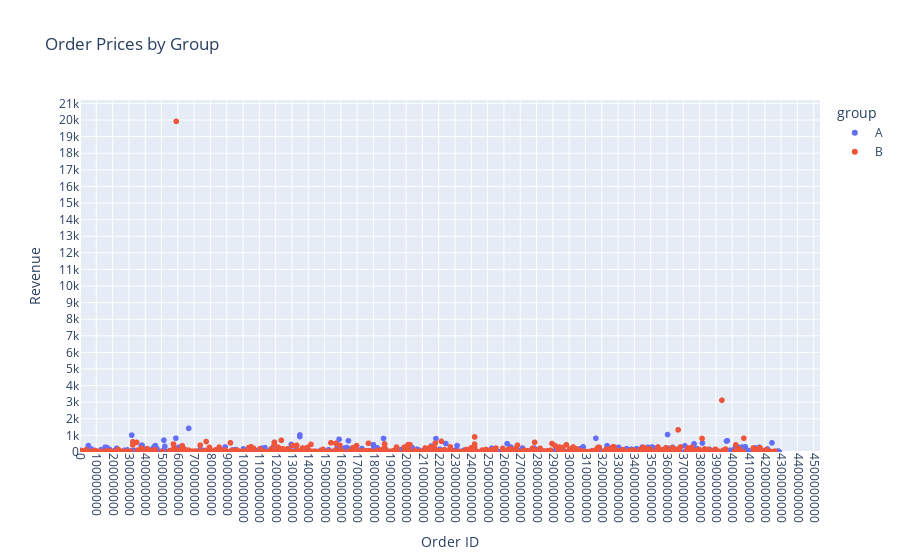

The notebook cell this image was saved under:
### Markdown cell above
##### __5.2.7__ Draw a scatter plot of the order prices. Make conclusions and conjectures.

### Code cell
fig = px.scatter(df_orders, x="transactionid", y="revenue", color="group", title="Order Prices by Group",
                 labels={"transactionid": "Order ID", "revenue": "Order Price"})
fig.update_yaxes(dtick=1000, title="Revenue", rangemode="tozero")
fig.update_xaxes(dtick=100000000, tickformat="d", tickangle=90, rangemode="tozero")
fig.show()

### Figure 1 — Plotly figure (JSON) as saved in the notebook; plotly's stock layout.template omitted (floating-point values rounded to 4 significant figures; data arrays with more than 128 entries replaced by an {"elided": "..."} marker saying what was removed)
{"data": [{"hovertemplate": "group=A<br>Order ID=%{x}<br>Order Price=%{y}<extra></extra>", "legendgroup": "A", "marker": {"color": "#636efa", "symbol": "circle"}, "mode": "markers", "name": "A", "showlegend": true, "type": "scattergl", "x": {"elided": "468 int values"}, "xaxis": "x", "y": {"elided": "468 float values"}, "yaxis": "y"}, {"hovertemplate": "group=B<br>Order ID=%{x}<br>Order Price=%{y}<extra></extra>", "legendgroup": "B", "marker": {"color": "#EF553B", "symbol": "circle"}, "mode": "markers", "name": "B", "showlegend": true, "type": "scattergl", "x": {"elided": "548 int values"}, "xaxis": "x", "y": {"elided": "548 float values"}, "yaxis": "y"}], "layout": {"legend": {"title": {"text": "group"}, "tracegroupgap": 0}, "title": {"text": "Order Prices by Group"}, "xaxis": {"anchor": "y", "domain": [0, 1], "dtick": 100000000, "rangemode": "tozero", "tickangle": 90, "tickformat": "d", "title": {"text": "Order ID"}}, "yaxis": {"anchor": "x", "domain": [0, 1], "dtick": 1000, "rangemode": "tozero", "title": {"text": "Revenue"}}}}
